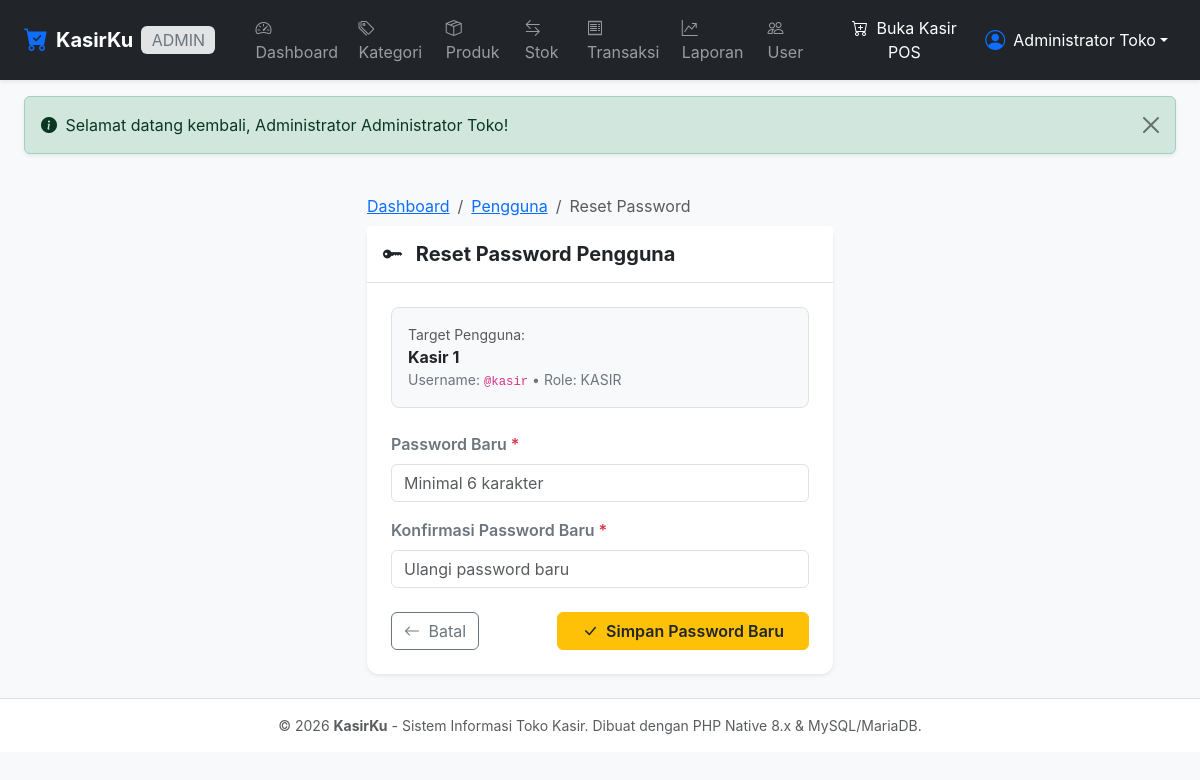
Page /admin/user/reset_password.php?id=2 (signed in) on the committed database.
### tables this page shows
CREATE TABLE IF NOT EXISTS `users` (
    `id_user` INT AUTO_INCREMENT PRIMARY KEY,
    `nama` VARCHAR(100) NOT NULL,
    `username` VARCHAR(50) NOT NULL UNIQUE,
    `password` VARCHAR(255) NOT NULL,
    `role` ENUM('admin', 'kasir') NOT NULL DEFAULT 'kasir',
    `status` ENUM('aktif', 'nonaktif') NOT NULL DEFAULT 'aktif',
    `created_at` TIMESTAMP DEFAULT CURRENT_TIMESTAMP,
    `updated_at` TIMESTAMP DEFAULT CURRENT_TIMESTAMP ON UPDATE CURRENT_TIMESTAMP,
    INDEX `idx_users_role` (`role`),
    INDEX `idx_users_status` (`status`)
);

### config/database.php (called while the page is built, shortened)
<?php
function e($string) {
    return htmlspecialchars((string)$string, ENT_QUOTES, 'UTF-8');
}
function base_url($path = '') {
    return BASE_URL . ltrim($path, '/');
}

### admin/user/reset_password.php (the view, shortened to what this page needs)
<?php
require_once __DIR__ . '/../../includes/admin_auth.php';
$id = (int)($_GET['id'] ?? 0);
try {
    $stmt = $pdo->prepare("SELECT id_user, nama, username, role FROM users WHERE id_user = :id LIMIT 1");
    $stmt->execute(['id' => $id]);
    $user = $stmt->fetch();
} catch (PDOException $e) {
    die("Terjadi kesalahan: " . htmlspecialchars($e->getMessage()));
}
require_once __DIR__ . '/../../includes/header.php';
require_once __DIR__ . '/../../includes/navbar.php';
?>
<div class="container-fluid px-3 px-lg-4 py-4">
    <div class="row justify-content-center">
        <div class="col-md-7 col-lg-5">
            <nav aria-label="breadcrumb">
                <ol class="breadcrumb small mb-2">
                    <li class="breadcrumb-item"><a href="<?= base_url('admin/index.php'); ?>">Dashboard</a></li>
                    <li class="breadcrumb-item"><a href="<?= base_url('admin/user/index.php'); ?>">Pengguna</a></li>
                    <li class="breadcrumb-item active" aria-current="page">Reset Password</li>
                </ol>
            </nav>
            <div class="card border-0 shadow-sm">
                <div class="card-header bg-white py-3 border-bottom">
                    <h5 class="fw-bold mb-0 text-dark">
                        <i class="bi bi-key-fill text-warning text-dark me-2"></i> Reset Password Pengguna
                    </h5>
                </div>
                <div class="card-body p-4">
                    <div class="p-3 bg-light rounded-3 border mb-4">
                        <div class="text-muted small">Target Pengguna:</div>
                        <div class="fw-bold fs-6 text-dark"><?= e($user['nama']); ?></div>
                        <div class="small text-secondary">Username: <code>@<?= e($user['username']); ?></code> &bull; Role: <?= strtoupper(e($user['role'])); ?></div>
                    </div>
                    <form method="POST" action="" autocomplete="off">
                        <div class="mb-3">
                            <label for="password" class="form-label fw-semibold text-secondary">
                                Password Baru <span class="text-danger">*</span>
                            </label>
                            <input type="password" class="form-control" id="password" name="password" placeholder="Minimal 6 karakter" required autofocus>
                        </div>
                        <div class="mb-4">
                            <label for="konfirmasi_password" class="form-label fw-semibold text-secondary">
                                Konfirmasi Password Baru <span class="text-danger">*</span>
                            </label>
                            <input type="password" class="form-control" id="konfirmasi_password" name="konfirmasi_password" placeholder="Ulangi password baru" required>
                        </div>
                        <div class="d-flex justify-content-between align-items-center">
                            <a href="<?= base_url('admin/user/index.php'); ?>" class="btn btn-outline-secondary">
                                <i class="bi bi-arrow-left me-1"></i> Batal
                            </a>
                            <button type="submit" class="btn btn-warning px-4 text-dark fw-semibold">
                                <i class="bi bi-check-lg me-1"></i> Simpan Password Baru
                            </button>
                        </div>
                    </form>
                </div>
            </div>
        </div>
    </div>
</div>
<?php require_once __DIR__ . '/../../includes/footer.php'; ?>

### assets/css/style.css (style rules this page uses)
:root { --primary-color: #0d6efd; --primary-hover: #0b5ed7; --sidebar-width: 260px; }
body { font-family: -apple-system, BlinkMacSystemFont, "Segoe UI", Roboto, "Helvetica Neue", Arial, sans-serif; color: #334155; background-color: #f8fafc; }
.card { border: 1px solid rgba(226, 232, 240, 0.8); box-shadow: 0 1px 3px 0 rgba(0, 0, 0, 0.05); border-radius: 0.75rem; }

### rows in the picture
users: nama "Kasir 1", username "kasir", role "KASIR"

### other values in the picture
$currentRole "ADMIN"
$currentNama "Administrator Toko"
$flash['message'] "Selamat datang kembali, Administrator Administrator Toko!"
